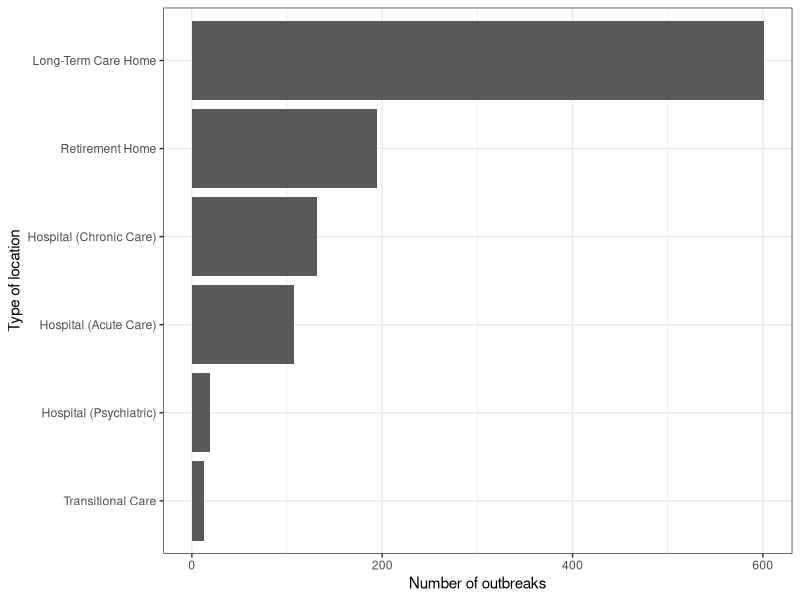
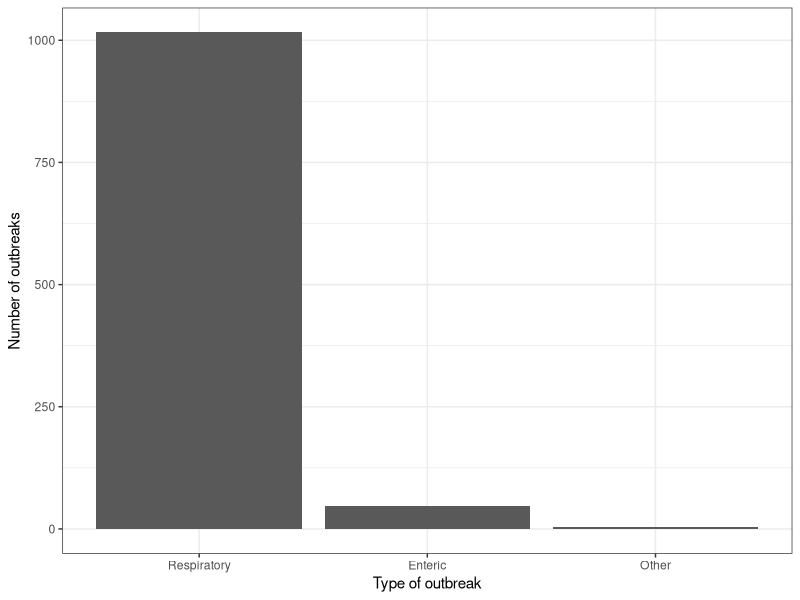
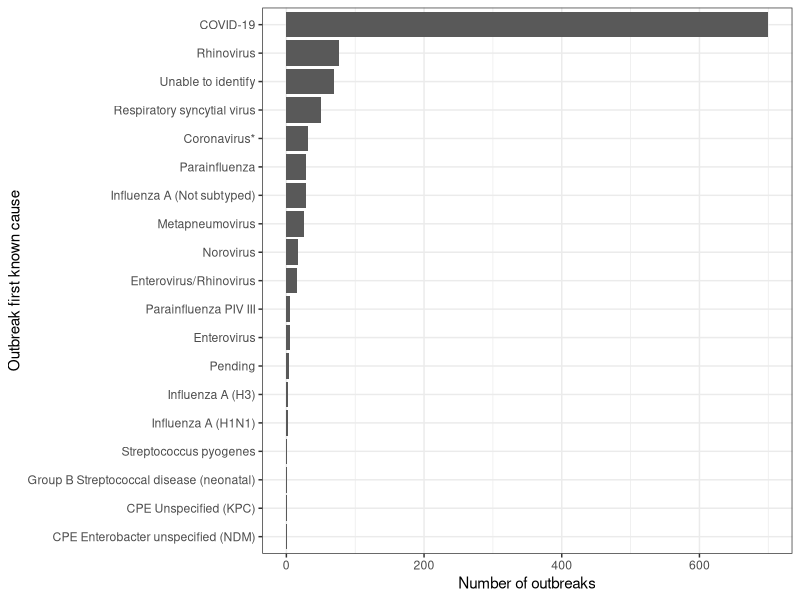

Reproduce these figures in R, in order.
## ---- chunk 1
#| echo: false
#| warning: false
#### Loading Packages ####

# install.packages("tidyverse")
# install.packages("here")
# install.packages("knitr")
library(tidyverse)
library(here)
library(knitr)
## ---- chunk 2
#| echo: false
#| warning: false
#| message: false

#### Loading the Cleaned Dataset ####

outbreak_cleaned_data <- read_csv(here::here("outputs/data/cleaned_data.csv"))
## ---- chunk 3
#| echo: false
#| warning: false
#| label: tbl-outbreaks-by-location-type
#| tbl-cap: "Outbreaks by type of healthcare location in Toronto in 2023"
#| tbl-colwidths: [50, 20, 20]

#### First Table ####

# This code is based on knowledge from Alexander (2023).

outbreak_cleaned_data |>
  count(`Type of Location`) |>
  rename(`Type of location` = `Type of Location`,
         `Number of outbreaks` = n) |>
  mutate(`Proportion of total outbreaks` =
           round(`Number of outbreaks` / nrow(outbreak_cleaned_data), 2)) |>
  arrange(desc(`Number of outbreaks`)) |>
  kable()
## ---- chunk 4
#| echo: false
#| warning: false
#| label: fig-outbreaks-by-location-type
#| fig-cap: "Number of outbreaks by type of healthcare location in Toronto in 2023"

#### First Graph ####

# This code is based on knowledge from Alexander (2023).

outbreak_cleaned_data |>
  count(`Type of Location`) |>
  # The reorder function used for sorting the columns in descending order was obtained
  # from Stack Overflow:
  # https://stackoverflow.com/questions/25664007/reorder-bars-in-geom-bar-ggplot2-by-value
  ggplot(mapping = aes(x = reorder(`Type of Location`, n), y = n)) +
  geom_col() +
  theme_bw() +
  labs(x = "Type of location", y = "Number of outbreaks") +
  coord_flip()
## ---- chunk 5
#| echo: false
#| warning: false
#| label: tbl-outbreaks-by-outbreak-type
#| tbl-cap: "Outbreaks by type of outbreak for Toronto healthcare locations in 2023"
#| tbl-colwidths: [50, 20, 20]

#### Second Table ####

# This code is based on knowledge from Alexander (2023).

outbreak_cleaned_data |>
  count(`Type of Outbreak`) |>
  rename(`Type of outbreak` = `Type of Outbreak`,
         `Number of outbreaks` = n) |>
  mutate(`Proportion of total outbreaks` =
           round(`Number of outbreaks` / nrow(outbreak_cleaned_data), 2)) |>
  arrange(desc(`Number of outbreaks`)) |>
  kable()
## ---- chunk 6
#| echo: false
#| warning: false
#| label: fig-outbreaks-by-outbreak-type
#| fig-cap: "Number of outbreaks by type of outbreak for Toronto healthcare locations in 2023"

#### Second Graph ####

# This code is based on knowledge from Alexander (2023).

outbreak_cleaned_data |>
  count(`Type of Outbreak`) |>
  # The reorder function used for sorting the columns in descending order was obtained
  # from Stack Overflow:
  # https://stackoverflow.com/questions/25664007/reorder-bars-in-geom-bar-ggplot2-by-value
  ggplot(mapping = aes(x = reorder(`Type of Outbreak`, -n), y = n)) +
  geom_col() +
  theme_bw() +
  labs(x = "Type of outbreak", y = "Number of outbreaks")
## ---- chunk 7
#| echo: false
#| warning: false
#| label: tbl-outbreaks-by-first-known-cause
#| tbl-cap: "Outbreaks by first known cause for Toronto healthcare locations in 2023"
#| tbl-colwidths: [50, 20, 20]

#### Third Table ####

# This code is based on knowledge from Alexander (2023).

outbreak_cleaned_data |>
  count(`Outbreak First Known Cause`) |>
  rename(`Outbreak first known cause` = `Outbreak First Known Cause`,
         `Number of outbreaks` = n) |>
  mutate(`Proportion of total outbreaks` =
           round(`Number of outbreaks` / nrow(outbreak_cleaned_data), 2)) |>
  arrange(desc(`Number of outbreaks`)) |>
  kable()
## ---- chunk 8
#| echo: false
#| warning: false
#| label: fig-outbreaks-by-first-known-cause
#| fig-cap: "Number of outbreaks by first known cause for Toronto healthcare locations in 2023"

#### Third Graph ####

# This code is based on knowledge from Alexander (2023).

outbreak_cleaned_data |>
  count(`Outbreak First Known Cause`) |>
  # The reorder function used for sorting the columns in descending order was obtained
  # from Stack Overflow:
  # https://stackoverflow.com/questions/25664007/reorder-bars-in-geom-bar-ggplot2-by-value
  ggplot(mapping = aes(x = reorder(`Outbreak First Known Cause`, n), y = n)) +
  geom_col() +
  theme_bw() +
  labs(x = "Outbreak first known cause", y = "Number of outbreaks") +
  coord_flip()
